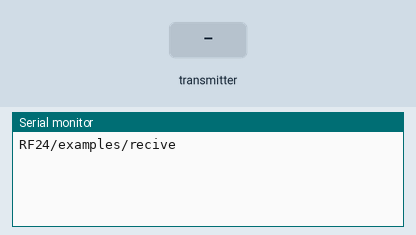
Simulated run of this sketch. Board: Arduino Uno, built with avr-gcc and run on an emulated ATmega328P. On the bench: the last lines printed to the serial monitor. Inputs (shaded band) come from the test bench. No radio packets arrive unless stated.

Above: at 1.2 s.
1.3 s: the transmitter starts sending got_time = 0
At 1.37 s:
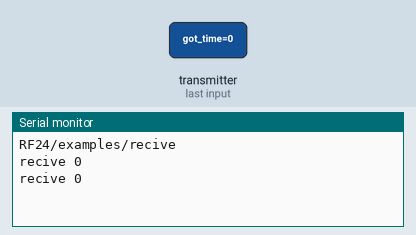
3.2 s: the transmitter starts sending got_time = 256
At 3.27 s:
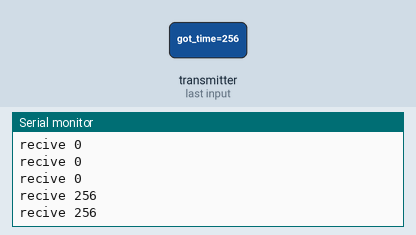

The sketch:

rf24Recv.ino
```cpp
/*
* Getting Started example sketch for nRF24L01+ radios
* This is a very basic example of how to send data from one node to another
* Updated: Dec 2014 by TMRh20
*/

#include <SPI.h>
#include "RF24.h"

/****************** User Config ***************************/
/***      Set this radio as radio number 0 or 1         ***/
bool radioNumber = 1;

/* Hardware configuration: Set up nRF24L01 radio on SPI bus plus pins 7 & 8 */
RF24 radio(7,8);
/**********************************************************/

byte addresses[][6] = {"1Node","2Node"};

// Used to control whether this node is sending or receiving
bool role = 0;


void setup() {
  // put your setup code here, to run once:
  Serial.begin(115200);
  Serial.println(F("RF24/examples/recive"));

  radio.begin();

  // Set the PA Level low to prevent power supply related issues since this is a
  // getting_started sketch, and the likelihood of close proximity of the devices. RF24_PA_MAX is default.
  radio.setPALevel(RF24_PA_LOW);

  // Open a writing and reading pipe on each radio, with opposite addresses
  // recive
  radio.openWritingPipe(addresses[1]);
  radio.openReadingPipe(1, addresses[0]);


  // Start the radio listening for data
  radio.startListening();
}


void loop() {
  // put your main code here, to run repeatedly:
 unsigned long got_time;

    if( radio.available()){                                         // Variable for the received timestamp
      while (radio.available()) {                                   // While there is data ready
        radio.read( &got_time, sizeof(unsigned long) );             // Get the payload
      }

     // radio.stopListening();                                        // First, stop listening so we can talk
     // radio.write( &got_time, sizeof(unsigned long) );              // Send the final one back.
     // radio.startListening();                                       // Now, resume listening so we catch the next packets.
      Serial.print(F("recive "));
      Serial.println(got_time);
   }
}
```

Measured:
- after the input at 1.3 s, the serial monitor: prints a new line at once (image 1)
- after the input at 3.2 s, the serial monitor: prints a new line at once (image 2)
